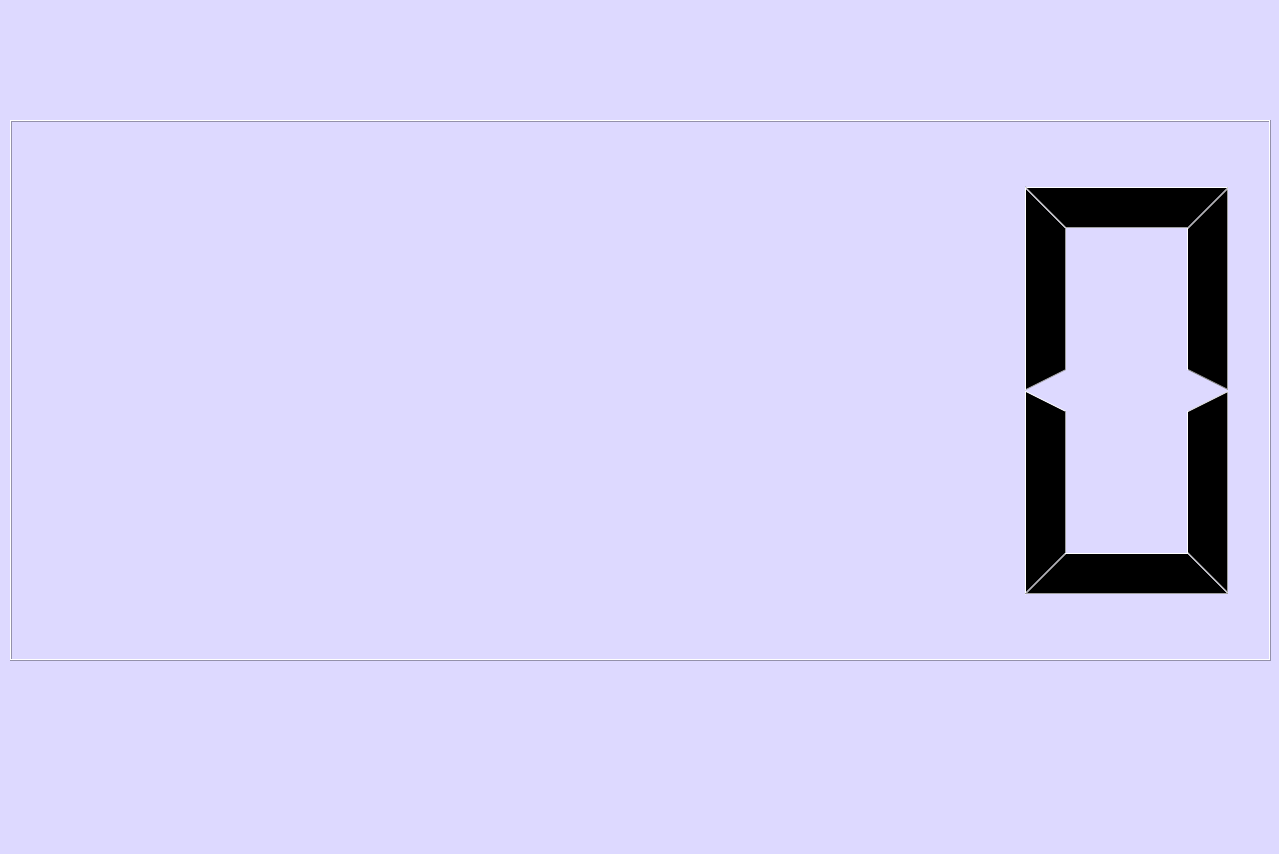
<?xml version="1.0" encoding="UTF-8"?>
<ui version="4.0">
 <class>MainWindow</class>
 <widget class="QMainWindow" name="MainWindow">
  <property name="geometry">
   <rect>
    <x>0</x>
    <y>0</y>
    <width>1279</width>
    <height>854</height>
   </rect>
  </property>
  <property name="windowTitle">
   <string>MainWindow</string>
  </property>
  <property name="styleSheet">
   <string notr="true">background-color: rgb(221, 217, 255);</string>
  </property>
  <widget class="QWidget" name="centralwidget">
   <widget class="QLabel" name="label">
    <property name="geometry">
     <rect>
      <x>10</x>
      <y>0</y>
      <width>211</width>
      <height>101</height>
     </rect>
    </property>
    <property name="text">
     <string/>
    </property>
    <property name="pixmap">
     <pixmap resource="../Imagenes/resources.qrc">:/Logos/LogoUAT.png</pixmap>
    </property>
    <property name="scaledContents">
     <bool>true</bool>
    </property>
   </widget>
   <widget class="QLabel" name="label_2">
    <property name="geometry">
     <rect>
      <x>1030</x>
      <y>0</y>
      <width>251</width>
      <height>101</height>
     </rect>
    </property>
    <property name="text">
     <string/>
    </property>
    <property name="pixmap">
     <pixmap resource="../Imagenes/resources.qrc">:/Logos/LogoFIT.jpg</pixmap>
    </property>
    <property name="scaledContents">
     <bool>true</bool>
    </property>
   </widget>
   <widget class="QLabel" name="label_3">
    <property name="geometry">
     <rect>
      <x>1040</x>
      <y>670</y>
      <width>241</width>
      <height>131</height>
     </rect>
    </property>
    <property name="text">
     <string/>
    </property>
    <property name="pixmap">
     <pixmap resource="../Imagenes/resources.qrc">:/Logos/RhineLab.jpg</pixmap>
    </property>
    <property name="scaledContents">
     <bool>true</bool>
    </property>
   </widget>
   <widget class="QRadioButton" name="radioButton_27">
    <property name="geometry">
     <rect>
      <x>640</x>
      <y>860</y>
      <width>95</width>
      <height>20</height>
     </rect>
    </property>
    <property name="text">
     <string>RadioButton</string>
    </property>
   </widget>
   <widget class="QLCDNumber" name="ndNumber">
    <property name="geometry">
     <rect>
      <x>10</x>
      <y>120</y>
      <width>1261</width>
      <height>541</height>
     </rect>
    </property>
   </widget>
  </widget>
  <widget class="QMenuBar" name="menubar">
   <property name="geometry">
    <rect>
     <x>0</x>
     <y>0</y>
     <width>1279</width>
     <height>26</height>
    </rect>
   </property>
  </widget>
  <widget class="QStatusBar" name="statusbar"/>
 </widget>
 <resources>
  <include location="../Imagenes/resources.qrc"/>
 </resources>
 <connections/>
</ui>
